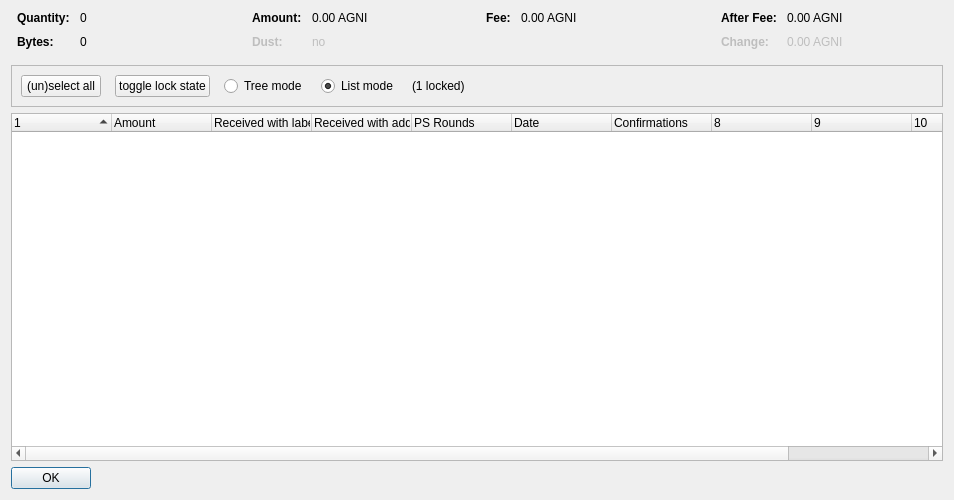
<?xml version="1.0" encoding="UTF-8"?>
<ui version="4.0">
 <class>CoinControlDialog</class>
 <widget class="QDialog" name="CoinControlDialog">
  <property name="geometry">
   <rect>
    <x>0</x>
    <y>0</y>
    <width>954</width>
    <height>500</height>
   </rect>
  </property>
  <property name="windowTitle">
   <string>Coin Selection</string>
  </property>
  <layout class="QVBoxLayout" name="verticalLayout">
   <item>
    <layout class="QHBoxLayout" name="horizontalLayoutTop" stretch="0,0,0,0">
     <property name="topMargin">
      <number>0</number>
     </property>
     <property name="bottomMargin">
      <number>10</number>
     </property>
     <item>
      <layout class="QFormLayout" name="formLayoutCoinControl1">
       <property name="horizontalSpacing">
        <number>10</number>
       </property>
       <property name="verticalSpacing">
        <number>10</number>
       </property>
       <property name="leftMargin">
        <number>6</number>
       </property>
       <property name="rightMargin">
        <number>6</number>
       </property>
       <item row="0" column="0">
        <widget class="QLabel" name="labelCoinControlQuantityText">
         <property name="font">
          <font>
           <weight>75</weight>
           <bold>true</bold>
          </font>
         </property>
         <property name="text">
          <string>Quantity:</string>
         </property>
        </widget>
       </item>
       <item row="0" column="1">
        <widget class="QLabel" name="labelCoinControlQuantity">
         <property name="cursor">
          <cursorShape>IBeamCursor</cursorShape>
         </property>
         <property name="contextMenuPolicy">
          <enum>Qt::ActionsContextMenu</enum>
         </property>
         <property name="text">
          <string notr="true">0</string>
         </property>
         <property name="textInteractionFlags">
          <set>Qt::LinksAccessibleByMouse|Qt::TextSelectableByKeyboard|Qt::TextSelectableByMouse</set>
         </property>
        </widget>
       </item>
       <item row="1" column="0">
        <widget class="QLabel" name="labelCoinControlBytesText">
         <property name="font">
          <font>
           <weight>75</weight>
           <bold>true</bold>
          </font>
         </property>
         <property name="text">
          <string>Bytes:</string>
         </property>
        </widget>
       </item>
       <item row="1" column="1">
        <widget class="QLabel" name="labelCoinControlBytes">
         <property name="cursor">
          <cursorShape>IBeamCursor</cursorShape>
         </property>
         <property name="contextMenuPolicy">
          <enum>Qt::ActionsContextMenu</enum>
         </property>
         <property name="text">
          <string notr="true">0</string>
         </property>
         <property name="textInteractionFlags">
          <set>Qt::LinksAccessibleByMouse|Qt::TextSelectableByKeyboard|Qt::TextSelectableByMouse</set>
         </property>
        </widget>
       </item>
      </layout>
     </item>
     <item>
      <layout class="QFormLayout" name="formLayoutCoinControl2">
       <property name="horizontalSpacing">
        <number>10</number>
       </property>
       <property name="verticalSpacing">
        <number>10</number>
       </property>
       <property name="leftMargin">
        <number>6</number>
       </property>
       <property name="rightMargin">
        <number>6</number>
       </property>
       <item row="0" column="0">
        <widget class="QLabel" name="labelCoinControlAmountText">
         <property name="font">
          <font>
           <weight>75</weight>
           <bold>true</bold>
          </font>
         </property>
         <property name="text">
          <string>Amount:</string>
         </property>
        </widget>
       </item>
       <item row="0" column="1">
        <widget class="QLabel" name="labelCoinControlAmount">
         <property name="cursor">
          <cursorShape>IBeamCursor</cursorShape>
         </property>
         <property name="contextMenuPolicy">
          <enum>Qt::ActionsContextMenu</enum>
         </property>
         <property name="text">
          <string notr="true">0.00 AGNI</string>
         </property>
         <property name="textInteractionFlags">
          <set>Qt::LinksAccessibleByMouse|Qt::TextSelectableByKeyboard|Qt::TextSelectableByMouse</set>
         </property>
        </widget>
       </item>
       <item row="1" column="0">
        <widget class="QLabel" name="labelCoinControlLowOutputText">
         <property name="enabled">
          <bool>false</bool>
         </property>
         <property name="font">
          <font>
           <weight>75</weight>
           <bold>true</bold>
          </font>
         </property>
         <property name="text">
          <string>Dust:</string>
         </property>
        </widget>
       </item>
       <item row="1" column="1">
        <widget class="QLabel" name="labelCoinControlLowOutput">
         <property name="enabled">
          <bool>false</bool>
         </property>
         <property name="cursor">
          <cursorShape>IBeamCursor</cursorShape>
         </property>
         <property name="contextMenuPolicy">
          <enum>Qt::ActionsContextMenu</enum>
         </property>
         <property name="text">
          <string notr="true">no</string>
         </property>
         <property name="textInteractionFlags">
          <set>Qt::LinksAccessibleByMouse|Qt::TextSelectableByKeyboard|Qt::TextSelectableByMouse</set>
         </property>
        </widget>
       </item>
      </layout>
     </item>
     <item>
      <layout class="QFormLayout" name="formLayoutCoinControl3">
       <property name="horizontalSpacing">
        <number>10</number>
       </property>
       <property name="verticalSpacing">
        <number>10</number>
       </property>
       <property name="leftMargin">
        <number>6</number>
       </property>
       <property name="rightMargin">
        <number>6</number>
       </property>
       <item row="0" column="0">
        <widget class="QLabel" name="labelCoinControlFeeText">
         <property name="font">
          <font>
           <weight>75</weight>
           <bold>true</bold>
          </font>
         </property>
         <property name="text">
          <string>Fee:</string>
         </property>
        </widget>
       </item>
       <item row="0" column="1">
        <widget class="QLabel" name="labelCoinControlFee">
         <property name="cursor">
          <cursorShape>IBeamCursor</cursorShape>
         </property>
         <property name="contextMenuPolicy">
          <enum>Qt::ActionsContextMenu</enum>
         </property>
         <property name="text">
          <string notr="true">0.00 AGNI</string>
         </property>
         <property name="textInteractionFlags">
          <set>Qt::LinksAccessibleByMouse|Qt::TextSelectableByKeyboard|Qt::TextSelectableByMouse</set>
         </property>
        </widget>
       </item>
      </layout>
     </item>
     <item>
      <layout class="QFormLayout" name="formLayoutCoinControl4">
       <property name="horizontalSpacing">
        <number>10</number>
       </property>
       <property name="verticalSpacing">
        <number>10</number>
       </property>
       <property name="leftMargin">
        <number>6</number>
       </property>
       <property name="rightMargin">
        <number>6</number>
       </property>
       <item row="0" column="0">
        <widget class="QLabel" name="labelCoinControlAfterFeeText">
         <property name="font">
          <font>
           <weight>75</weight>
           <bold>true</bold>
          </font>
         </property>
         <property name="text">
          <string>After Fee:</string>
         </property>
        </widget>
       </item>
       <item row="0" column="1">
        <widget class="QLabel" name="labelCoinControlAfterFee">
         <property name="cursor">
          <cursorShape>IBeamCursor</cursorShape>
         </property>
         <property name="contextMenuPolicy">
          <enum>Qt::ActionsContextMenu</enum>
         </property>
         <property name="text">
          <string notr="true">0.00 AGNI</string>
         </property>
         <property name="textInteractionFlags">
          <set>Qt::LinksAccessibleByMouse|Qt::TextSelectableByKeyboard|Qt::TextSelectableByMouse</set>
         </property>
        </widget>
       </item>
       <item row="1" column="0">
        <widget class="QLabel" name="labelCoinControlChangeText">
         <property name="enabled">
          <bool>false</bool>
         </property>
         <property name="font">
          <font>
           <weight>75</weight>
           <bold>true</bold>
          </font>
         </property>
         <property name="text">
          <string>Change:</string>
         </property>
        </widget>
       </item>
       <item row="1" column="1">
        <widget class="QLabel" name="labelCoinControlChange">
         <property name="enabled">
          <bool>false</bool>
         </property>
         <property name="cursor">
          <cursorShape>IBeamCursor</cursorShape>
         </property>
         <property name="contextMenuPolicy">
          <enum>Qt::ActionsContextMenu</enum>
         </property>
         <property name="text">
          <string notr="true">0.00 AGNI</string>
         </property>
         <property name="textInteractionFlags">
          <set>Qt::LinksAccessibleByMouse|Qt::TextSelectableByKeyboard|Qt::TextSelectableByMouse</set>
         </property>
        </widget>
       </item>
      </layout>
     </item>
    </layout>
   </item>
   <item>
    <widget class="QFrame" name="frame">
     <property name="minimumSize">
      <size>
       <width>0</width>
       <height>40</height>
      </size>
     </property>
     <property name="frameShape">
      <enum>QFrame::StyledPanel</enum>
     </property>
     <property name="frameShadow">
      <enum>QFrame::Sunken</enum>
     </property>
     <layout class="QHBoxLayout" name="horizontalLayout">
      <item>
       <layout class="QHBoxLayout" name="horizontalLayoutPanel" stretch="0,0,0,0,0,0">
        <property name="spacing">
         <number>14</number>
        </property>
        <item>
         <widget class="QPushButton" name="pushButtonSelectAll">
          <property name="sizePolicy">
           <sizepolicy hsizetype="Maximum" vsizetype="Fixed">
            <horstretch>0</horstretch>
            <verstretch>0</verstretch>
           </sizepolicy>
          </property>
          <property name="text">
           <string>(un)select all</string>
          </property>
          <property name="autoDefault">
           <bool>false</bool>
          </property>
         </widget>
        </item>
        <item>
         <widget class="QPushButton" name="pushButtonToggleLock">
          <property name="sizePolicy">
           <sizepolicy hsizetype="Maximum" vsizetype="Fixed">
            <horstretch>0</horstretch>
            <verstretch>0</verstretch>
           </sizepolicy>
          </property>
          <property name="text">
           <string>toggle lock state</string>
          </property>
          <property name="autoDefault">
           <bool>false</bool>
          </property>
         </widget>
        </item>
        <item>
         <widget class="QRadioButton" name="radioTreeMode">
          <property name="sizePolicy">
           <sizepolicy hsizetype="Maximum" vsizetype="Fixed">
            <horstretch>0</horstretch>
            <verstretch>0</verstretch>
           </sizepolicy>
          </property>
          <property name="text">
           <string>Tree mode</string>
          </property>
         </widget>
        </item>
        <item>
         <widget class="QRadioButton" name="radioListMode">
          <property name="sizePolicy">
           <sizepolicy hsizetype="Maximum" vsizetype="Fixed">
            <horstretch>0</horstretch>
            <verstretch>0</verstretch>
           </sizepolicy>
          </property>
          <property name="text">
           <string>List mode</string>
          </property>
          <property name="checked">
           <bool>true</bool>
          </property>
         </widget>
        </item>
        <item>
         <widget class="QLabel" name="labelLocked">
          <property name="text">
           <string>(1 locked)</string>
          </property>
         </widget>
        </item>
        <item>
         <spacer name="horizontalSpacer">
          <property name="orientation">
           <enum>Qt::Horizontal</enum>
          </property>
          <property name="sizeHint" stdset="0">
           <size>
            <width>40</width>
            <height>20</height>
           </size>
          </property>
         </spacer>
        </item>
       </layout>
      </item>
     </layout>
    </widget>
   </item>
   <item>
    <widget class="CoinControlTreeWidget" name="treeWidget">
     <property name="contextMenuPolicy">
      <enum>Qt::CustomContextMenu</enum>
     </property>
     <property name="sortingEnabled">
      <bool>false</bool>
     </property>
     <property name="columnCount">
      <number>11</number>
     </property>
     <attribute name="headerShowSortIndicator" stdset="0">
      <bool>true</bool>
     </attribute>
     <attribute name="headerStretchLastSection">
      <bool>false</bool>
     </attribute>
     <column>
      <property name="text">
       <string/>
      </property>
     </column>
     <column>
      <property name="text">
       <string>Amount</string>
      </property>
     </column>
     <column>
      <property name="text">
       <string>Received with label</string>
      </property>
     </column>
     <column>
      <property name="text">
       <string>Received with address</string>
      </property>
     </column>
     <column>
      <property name="text">
       <string>PS Rounds</string>
      </property>
     </column>
     <column>
      <property name="text">
       <string>Date</string>
      </property>
     </column>
     <column>
      <property name="text">
       <string>Confirmations</string>
      </property>
      <property name="toolTip">
       <string>Confirmed</string>
      </property>
     </column>
     <column>
      <property name="text">
       <string/>
      </property>
     </column>
     <column>
      <property name="text">
       <string/>
      </property>
     </column>
     <column>
      <property name="text">
       <string/>
      </property>
     </column>
     <column>
      <property name="text">
       <string/>
      </property>
     </column>
    </widget>
   </item>
   <item>
    <widget class="QDialogButtonBox" name="buttonBox">
     <property name="sizePolicy">
      <sizepolicy hsizetype="Maximum" vsizetype="Fixed">
       <horstretch>0</horstretch>
       <verstretch>0</verstretch>
      </sizepolicy>
     </property>
     <property name="orientation">
      <enum>Qt::Horizontal</enum>
     </property>
     <property name="standardButtons">
      <set>QDialogButtonBox::Ok</set>
     </property>
    </widget>
   </item>
  </layout>
 </widget>
 <customwidgets>
  <customwidget>
   <class>CoinControlTreeWidget</class>
   <extends>QTreeWidget</extends>
   <header>coincontroltreewidget.h</header>
  </customwidget>
 </customwidgets>
 <resources/>
 <connections/>
</ui>
